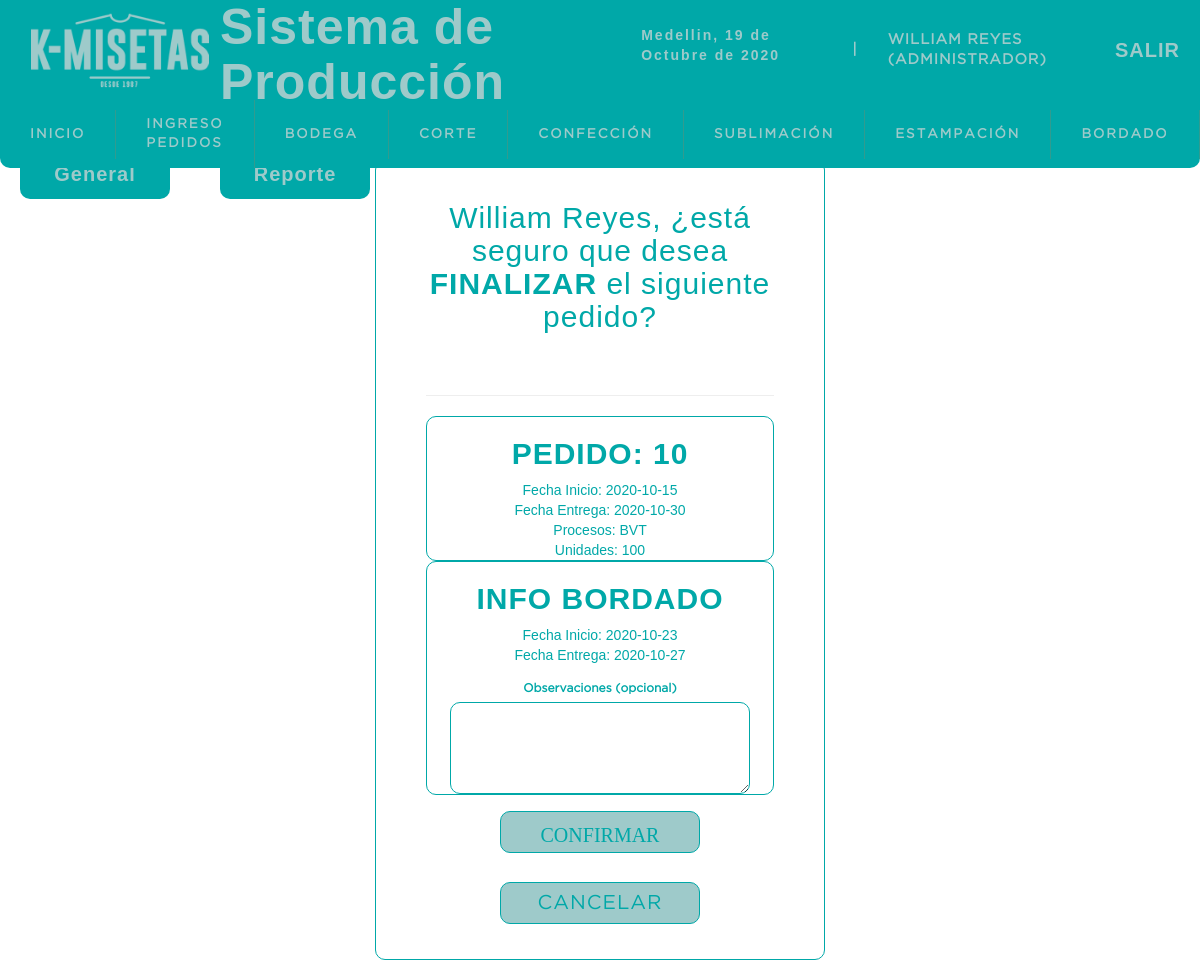
The app's page /sistema/finalizar_bordado.php?id=1 (signed in) with its own data.
### tables this page shows
CREATE TABLE `pedidos` (
  `idpedido` int(11) NOT NULL,
  `num_pedido` varchar(10) NOT NULL,
  `cliente` varchar(50) NOT NULL,
  `asesor` varchar(15) NOT NULL,
  `fecha_inicio` date NOT NULL,
  `fecha_fin` date NOT NULL,
  `dias_habiles` int(11) NOT NULL,
  `procesos` int(11) NOT NULL,
  `unds` int(11) NOT NULL,
  `fecha_ingreso` datetime NOT NULL DEFAULT current_timestamp(),
  `usuario` int(11) NOT NULL,
  `area_inicio` varchar(13) NOT NULL DEFAULT '0',
  `estado` int(11) NOT NULL DEFAULT 0
);

CREATE TABLE `procesos` (
  `idproceso` int(11) NOT NULL,
  `siglas` varchar(5) NOT NULL,
  `1` varchar(13) NOT NULL,
  `2` varchar(13) NOT NULL,
  `3` varchar(13) NOT NULL,
  `4` varchar(13) NOT NULL,
  `5` varchar(13) NOT NULL,
  `6` varchar(13) NOT NULL,
  `tiempo1` decimal(10,2) NOT NULL,
  `tiempo2` decimal(10,2) NOT NULL,
  `tiempo3` decimal(10,2) DEFAULT NULL,
  `tiempo4` decimal(10,2) DEFAULT NULL,
  `tiempo5` decimal(10,2) DEFAULT NULL,
  `tiempo6` decimal(10,2) DEFAULT NULL,
  `dias_habiles` int(11) NOT NULL
);

CREATE TABLE `bordado` (
  `idbordado` int(11) NOT NULL,
  `pedido` int(11) NOT NULL,
  `iniciofecha` date NOT NULL,
  `finfecha` date NOT NULL,
  `dias` int(11) NOT NULL,
  `inicioprocesofecha` date NOT NULL,
  `finprocesofecha` date NOT NULL,
  `obs_bordado` varchar(2000) NOT NULL,
  `parcial` int(11) NOT NULL DEFAULT 0,
  `estado` int(11) NOT NULL DEFAULT 0,
  `usuario` int(11) DEFAULT NULL,
  `logo` varchar(100) DEFAULT NULL,
  `pte_diseno` varchar(2) DEFAULT NULL,
  `num_bordado` int(11) DEFAULT NULL,
  `muestra` varchar(4) DEFAULT NULL,
  `punt_unidad` int(11) DEFAULT NULL
);

### sistema/finalizar_bordado.php (the view, shortened to what this page needs)
<?php
include "../conexion.php";
if(empty($_REQUEST['id'])){
    header("location: listabordadogeneral.php");
}else{
    $idbordado=$_REQUEST['id'];
    $query=mysqli_query($conexion, "SELECT pe.num_pedido, pe.cliente, pe.asesor, pe.fecha_inicio as 'iniciopedido',
    pe.fecha_fin as 'finpedido', pe.dias_habiles as 'diaspedido', pe.unds, pe.fecha_ingreso, pe.usuario,
    bor.idbordado, bor.iniciofecha as 'iniciobordado', bor.finfecha as 'finbordado', bor.dias as 'diasbordado',
    bor.inicioprocesofecha, bor.finprocesofecha, bor.parcial, us.usuario, bor.obs_bordado, pr.siglas, es.estado, es.id_estado
    FROM pedidos pe
    INNER JOIN procesos pr ON pe.procesos=pr.idproceso
    INNER JOIN bordado bor ON pe.idpedido=bor.pedido
    INNER JOIN usuario us on pe.usuario=us.idusuario
    INNER JOIN estado es ON bor.estado=es.id_estado WHERE bor.idbordado=$idbordado");
    $result = mysqli_num_rows($query);
    if($result>0){
        $data = mysqli_fetch_array($query);
            $pedido= $data['num_pedido'];
            $iniciopedido=$data['iniciopedido'];
            $finpedido=$data['finpedido'];
            $siglas=$data['siglas'];
            $unds=$data['unds'];
            $iniciobordado=$data['iniciobordado'];
            $finbordado=$data['finbordado'];
        }else{
            header("location: listabordadogeneral.php");
        }
    }
?>
<!DOCTYPE html>
<html lang="es">
<head>
	<?php include "includes/scripts.php"?>
</head>
<body>
<?php
include "includes/header.php"?>
	<section id="container">
    <a href="listabordadogeneral.php" class="btn_new" style="position:fixed ; top:150px; left: 0px;">General</a>
    <a href="reporte_bordado.php" class="btn_new" style="position:fixed ; top:150px; left: 200px;">Reporte</a>
        <div class="data_delete">
            <form style="width:450px" action="" method="post">
            <h2> <?php if ($_SESSION['sexo']=='hombre'){echo $_SESSION['nombre'].', ¿está seguro ';}else{echo $_SESSION['nombre'].', ¿está segura ';}?> que desea <b> FINALIZAR </b>el siguiente pedido?</h2>
            <div class="alert"><?php echo isset($alert) ? $alert : '';?></div>
            <hr>
            <div style="border: 1px solid #00a8a8; border-radius: 10px; ">
        <center> <h3 style="text-transform: uppercase; ">pedido: <?php echo $pedido?></h3>
        <div>
            Fecha Inicio: <?php echo $iniciopedido?>
        </div>
        <div>
            Fecha Entrega: <?php echo $finpedido?>
        </div>
        <div>
            Procesos: <?php echo $siglas?>
        </div>
        <div>
            Unidades: <?php echo $unds?>
        </div>
        </center>
        </div>
        <div style="border: 1px solid #00a8a8; border-radius: 10px; ">
        <center> <h3 style="text-transform: uppercase; ">Info bordado</h3>
        <div>
            Fecha Inicio: <?php echo $iniciobordado?>
        </div>
        <div>
            Fecha Entrega: <?php echo $finbordado?>
        </div>
        <div>
            <label for="obs">Observaciones (opcional)</label>
            <textarea  style ="width: 300px" name="obs" id="obs" rows="4" cols="45"></textarea>
        </div>
        </center>
        </div>
            <input type="submit" value="Confirmar" class="btn_ok glyphicon glyphicon-remove">
            <a href="listabordadogeneral.php" class="btn_cancel"><span >Cancelar</span> </a>
            </form>
        </div>
</section>
</body>
</html>

### sistema/css/styleee.css (style rules this page uses)
* { margin: 0; padding: 0; box-sizing: border-box; font-family: 'arial'; }
body { background-color: #ffffff !important; }
h1, h2, h3, h4, h5, h6 { font-family: 'arial'; font-weight: bold; letter-spacing: 1px; }
h2 { font-size: 20px; }
section div h3 { font-size: 30px; color: #00a8a8; font-weight: bold; }
h3 { font-size: 25px; }
a { text-decoration: none; font-family: arial; letter-spacing: 1px; }
span { font-family: 'GothamBook'; letter-spacing: 1px; font-size: 14px; line-height: 20px; }
#container { padding: 160px 15px 15px; background-color: #ffffff; width: 100%; }
form { background-color: #ffffff; color: #00a8a8; margin: auto; padding: 10px 20px; border: 1px solid #00a8a8; border-radius: 10px; }
label { display: block; font-size: 12px; font-family: 'GothamBook'; margin: 15px auto 5px auto; }
input, select, textarea { display: block; width: 100%; padding: 5px; border: 1px solid #00a8a8; color: #00a8a8; border-radius: 10px; text-transform: uppercase !important; }
textarea { resize: vertical; }
.alert { width: 100%; }
.btn_new { display: inline-block; position: absolute; left: 15px; top: 190px; font-size: 20px; background-color: #00a8a8; color: #9ecaca; padding: 10px; font-weight: bold; text-decoration: none; border-radius: 10px; margin: auto 20px; width: 150px; text-align: center; }
.data_delete { text-align: center; color: #00a8a8; width: 500px; margin: auto; }
.data_delete form { background-color: #ffffff; color: #00a8a8; margin: auto; padding: 20px 50px; border: 1px solid #00a8a8; border-radius: 10px; }
.btn_cancel span, .btn_ok { font-size: 20px; width: 200px; background-color: #9ecaca; color: #00a8a8; display: inline-block; padding: 10px; border-radius: 10px; border: 1px solid #00a8a8; cursor: pointer; margin: 15px; text-transform: uppercase; }

### sistema/css/imprimir.css (style rules this page uses)
a, input { display: none !important; }

### records on screen
pedidos: num_pedido "10", fecha_inicio "2020-10-15", fecha_fin "2020-10-30", procesos.siglas "BVT", unds "100", bordado.iniciofecha "2020-10-23", bordado.finfecha "2020-10-27"

### other values on screen
fechaC() "19 de Octubre de 2020"
$_SESSION['nombre'] "WILLIAM REYES"
$_SESSION['rol'] "ADMINISTRADOR"
$_SESSION['nombre'] "William Reyes"
